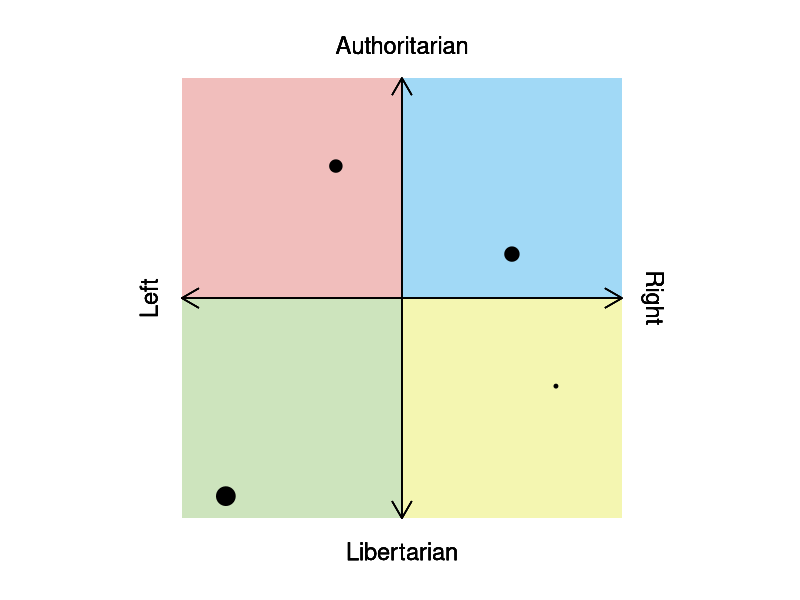
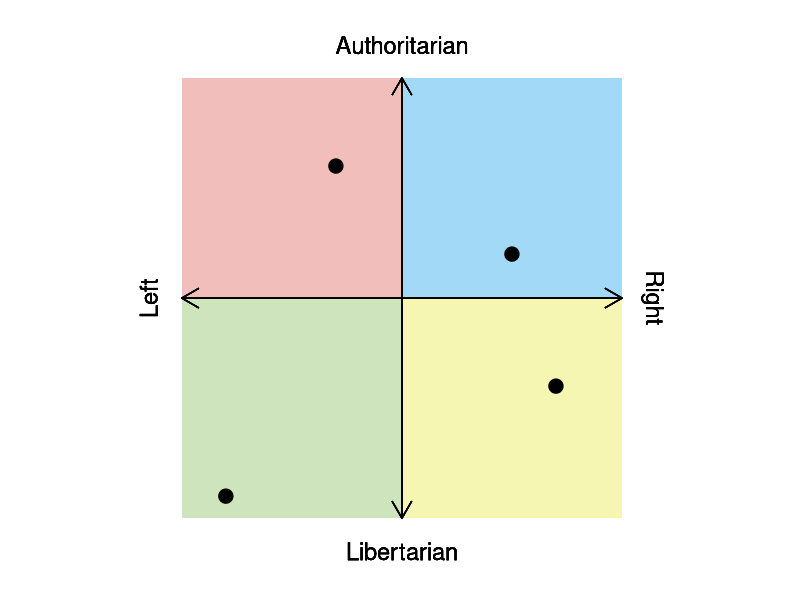

These charts were generated, in order, by the following R code:
## ---- chunk 1
library(tidyverse)
## ---- chunk 2
data <- tribble(
  ~x, ~y, ~value,
  0.5, 0.2, 5,
  -0.3, 0.6, 4,
  0.7, -0.4, 2,
  -0.8, -0.9, 8
)
## ---- chunk 3
ggplot(data, aes(x = x, y = y, size = value)) +
  scale_x_continuous(limits = c(-1.2, 1.2)) +
  scale_y_continuous(limits = c(-1.2, 1.2)) +
  theme(
    axis.text = element_blank(),
    axis.ticks = element_blank(),
    axis.title = element_blank(),
    panel.grid.major = element_blank(),
    panel.grid.minor = element_blank(),
    aspect.ratio = 1,
    legend.position = "none",
    panel.background = element_rect(fill = "white")
  ) +
  geom_rect(aes(
    ymin = -1,
    ymax = 0,
    xmin = -1,
    xmax = 0
  ),
  fill = rgb(
    r = 205,
    g = 228,
    b = 189,
    maxColorValue = 255
  )) +
  geom_rect(aes(
    ymin = -1,
    ymax = 0,
    xmin = 0,
    xmax = 1
  ),
  fill = rgb(
    r = 244,
    g = 246,
    b = 177,
    maxColorValue = 255
  )) +
  geom_rect(aes(
    ymin = 0,
    ymax = 1,
    xmin = 0,
    xmax = 1
  ),
  fill = rgb(
    r = 161,
    g = 217,
    b = 246,
    maxColorValue = 255
  )) +
  geom_rect(aes(
    ymin = 0,
    ymax = 1,
    xmin = -1,
    xmax = 0
  ),
  fill = rgb(
    r = 241,
    g = 190,
    b = 188,
    maxColorValue = 255
  )) +
  geom_segment(aes(
    x = 0,
    xend = 1,
    y = 0,
    yend = 0
  ),
  size = 0.5,
  arrow = arrow(length = unit(0.5, "cm"))) +
  geom_segment(aes(
    x = 0,
    xend = -1,
    y = 0,
    yend = 0
  ),
  size = 0.5,
  arrow = arrow(length = unit(0.5, "cm"))) +
  geom_segment(aes(
    x = 0,
    xend = 0,
    y = 0,
    yend = 1
  ),
  size = 0.5,
  arrow = arrow(length = unit(0.5, "cm"))) +
  geom_segment(aes(
    x = 0,
    xend = 0,
    y = 0,
    yend = -1
  ),
  size = 0.5,
  arrow = arrow(length = unit(0.5, "cm"))) +
  geom_text(label = "Authoritarian",
            y = 1.15,
            x = 0,
            size = 6) +
  geom_text(
    label = "Libertarian",
    y = -1.15,
    x = 0,
    size = 6
  ) +
  geom_text(
    label = "Right",
    y = 0,
    x = 1.15,
    size = 6,
    angle = -90
  ) +
  geom_text(
    label = "Left",
    y = 0,
    x = -1.15,
    size = 6,
    angle = 90
  ) +
  geom_point()
## ---- chunk 4
gg_politicalcompass <-
  function(data,
           x,
           y,
           size = 1,
           scale = 1,
           top = "Authoritarian",
           bottom = "Libertarian",
           left = "Left",
           right = "Right"
  ) {
    ggplot(data, aes(x = x, y = y, size = size)) +
  scale_x_continuous(limits = c(-1.2*scale, 1.2*scale)) +
  scale_y_continuous(limits = c(-1.2*scale, 1.2*scale)) +
  theme(
    axis.text = element_blank(),
    axis.ticks = element_blank(),
    axis.title = element_blank(),
    panel.grid.major = element_blank(),
    panel.grid.minor = element_blank(),
    aspect.ratio = 1,
    legend.position = "none",
    panel.background = element_rect(fill = "white")
  ) +
  geom_rect(aes(
    ymin = -1*scale,
    ymax = 0,
    xmin = -1*scale,
    xmax = 0
  ),
  fill = rgb(
    r = 205,
    g = 228,
    b = 189,
    maxColorValue = 255
  )) +
  geom_rect(aes(
    ymin = -1*scale,
    ymax = 0,
    xmin = 0,
    xmax = 1*scale
  ),
  fill = rgb(
    r = 244,
    g = 246,
    b = 177,
    maxColorValue = 255
  )) +
  geom_rect(aes(
    ymin = 0,
    ymax = 1*scale,
    xmin = 0,
    xmax = 1*scale
  ),
  fill = rgb(
    r = 161,
    g = 217,
    b = 246,
    maxColorValue = 255
  )) +
  geom_rect(aes(
    ymin = 0,
    ymax = 1*scale,
    xmin = -1*scale,
    xmax = 0
  ),
  fill = rgb(
    r = 241,
    g = 190,
    b = 188,
    maxColorValue = 255
  )) +
  geom_segment(aes(
    x = 0,
    xend = 1*scale,
    y = 0,
    yend = 0
  ),
  size = 0.5,
  arrow = arrow(length = unit(0.5, "cm"))) +
  geom_segment(aes(
    x = 0,
    xend = -1*scale,
    y = 0,
    yend = 0
  ),
  size = 0.5,
  arrow = arrow(length = unit(0.5, "cm"))) +
  geom_segment(aes(
    x = 0,
    xend = 0,
    y = 0,
    yend = 1*scale
  ),
  size = 0.5,
  arrow = arrow(length = unit(0.5, "cm"))) +
  geom_segment(aes(
    x = 0,
    xend = 0,
    y = 0,
    yend = -1*scale
  ),
  size = 0.5,
  arrow = arrow(length = unit(0.5, "cm"))) +
  geom_text(label = top,
            y = (1.15*scale),
            x = 0,
            size = 6) +
  geom_text(
    label = bottom,
    y = (-1.15*scale),
    x = 0,
    size = 6
  ) +
  geom_text(
    label = right,
    y = 0,
    x = (1.15*scale),
    size = 6,
    angle = -90
  ) +
  geom_text(
    label = left,
    y = 0,
    x = (-1.15*scale),
    size = 6,
    angle = 90
  ) +
  geom_point()
  }
## ---- chunk 5
gg_politicalcompass(data = data, 
                    x = x, 
                    y = y)
